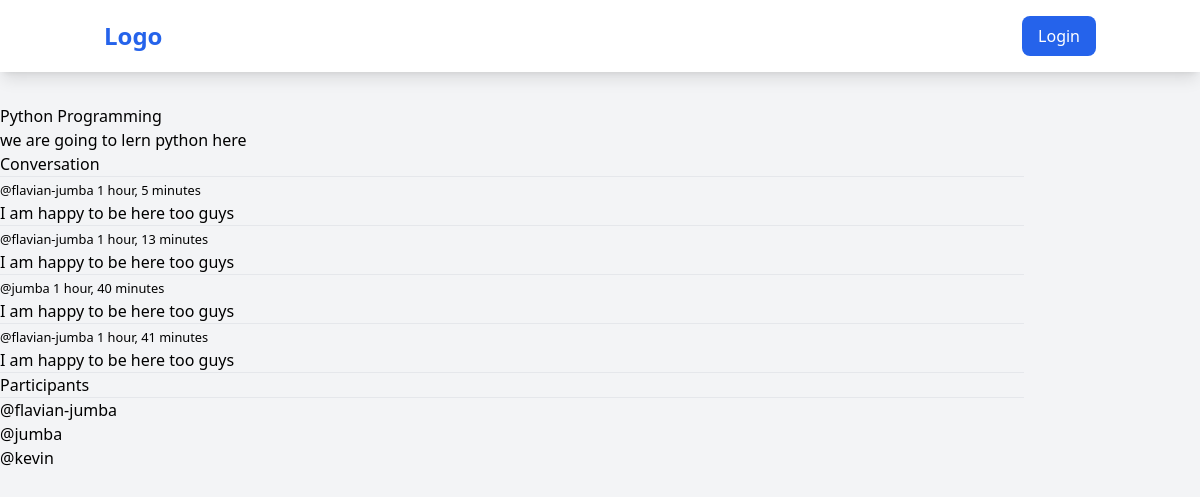
/room/25/, run on the app's committed database.
### baseapp/models.py (models this page shows, shortened)
class Room(models.Model):
     host =models.ForeignKey(User, on_delete=models.SET_NULL,null=True)
     topic = models.ForeignKey(Topic, on_delete=models.SET_NULL,null=True)
     name = models.CharField(max_length=200)
     description = models.TextField(null=True,blank=True)
     participants = models.ManyToManyField(User, related_name='participants', blank=True)
     updated = models.DateTimeField(auto_now = True)
     created = models.DateTimeField(auto_now_add=True)

class Message(models.Model):
    user = models.ForeignKey(User, on_delete=models.CASCADE)
    room = models.ForeignKey(Room, on_delete=models.CASCADE)
    body = models.TextField()
    updated = models.DateTimeField(auto_now=True)
    created = models.DateTimeField(auto_now_add=True)
    class Meta:
        ordering = ['created', '-updated']

### baseapp/views.py (the view, shortened to what this page needs)
# urls.py: path('room/<str:pk>/', views.room, name='room'),
def room(request, pk):
    room = Room.objects.get(id=pk)
    room_messages = room.message_set.all().order_by('-created')
    participants = room.participants.all()
    context = {'room': room, 'room_messages': room_messages, 'participants': participants}
    return render(request, 'baseapp/room.html', context)

### baseapp/templates/baseapp/room.html (shortened to what this page needs)
{% extends "main.html" %}
{% block content %}
<div class="room container">
    <h2>{{room.name}}</h2>
    <p>{{room.description}}</p>
    <div>
        <h3>Conversation</h3>
        <hr>
        {% for message in room_messages %}
            <div>
                <small>@{{message.user}} {{message.created|timesince}}</small>
                <p>{{message.body}}</p>
                <hr>
            </div>
        {% endfor %}
    </div>
    <div>
        <h3>Participants</h3>
        <hr>
        {% for participant in room.participants.all %}
            <div>
                <p>@{{ participant.username }}</p>
            </div>
        {% empty %}
            <p>No participants yet.</p>
        {% endfor %}
    </div>
</div>
{% endblock %}

### data on the page
Room: name "Python Programming", description "we are going to lern python here"
Message: user "flavian-jumba", created "1 hour, 5 minutes", body "I am happy to be here too guys"
Message: user "flavian-jumba", created "1 hour, 13 minutes", body "I am happy to be here too guys"
Message: user "jumba", created "1 hour, 40 minutes", body "I am happy to be here too guys"
Message: user "flavian-jumba", created "1 hour, 41 minutes", body "I am happy to be here too guys"

### other printed values
{{ participant.username }} "flavian-jumba"
{{ participant.username }} "jumba"
{{ participant.username }} "kevin"
